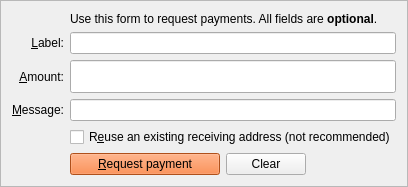
    <widget class="QFrame" name="frame2">
     <property name="sizePolicy">
      <sizepolicy hsizetype="Preferred" vsizetype="Expanding">
       <horstretch>0</horstretch>
       <verstretch>0</verstretch>
      </sizepolicy>
     </property>
     <property name="frameShape">
      <enum>QFrame::StyledPanel</enum>
     </property>
     <property name="frameShadow">
      <enum>QFrame::Sunken</enum>
     </property>
     <layout class="QVBoxLayout" name="verticalLayout_3">
      <item>
       <layout class="QGridLayout" name="gridLayout">
        <item row="7" column="2">
         <widget class="QCheckBox" name="reuseAddress">
          <property name="toolTip">
           <string>Reuse one of the previously used receiving addresses. Reusing addresses has security and privacy issues. Do not use this unless re-generating a payment request made before.</string>
          </property>
          <property name="text">
           <string>R&amp;euse an existing receiving address (not recommended)</string>
          </property>
         </widget>
        </item>
        <item row="7" column="0">
         <widget class="QLabel" name="label_4">
          <property name="text">
           <string/>
          </property>
         </widget>
        </item>
        <item row="6" column="0">
         <widget class="QLabel" name="label_3">
          <property name="toolTip">
           <string>An optional message to attach to the payment request, which will be displayed when the request is opened. Note: The message will not be sent with the payment over the UOU network.</string>
          </property>
          <property name="text">
           <string>&amp;Message:</string>
          </property>
          <property name="alignment">
           <set>Qt::AlignRight|Qt::AlignTrailing|Qt::AlignVCenter</set>
          </property>
          <property name="buddy">
           <cstring>reqMessage</cstring>
          </property>
         </widget>
        </item>
        <item row="4" column="2">
         <widget class="QLineEdit" name="reqLabel">
          <property name="toolTip">
           <string>An optional label to associate with the new receiving address.</string>
          </property>
         </widget>
        </item>
        <item row="6" column="2">
         <widget class="QLineEdit" name="reqMessage">
          <property name="toolTip">
           <string>An optional message to attach to the payment request, which will be displayed when the request is opened. Note: The message will not be sent with the payment over the UOU network.</string>
          </property>
         </widget>
        </item>
        <item row="2" column="2">
         <widget class="QLabel" name="label_5">
          <property name="text">
           <string>Use this form to request payments. All fields are &lt;b&gt;optional&lt;/b&gt;.</string>
          </property>
         </widget>
        </item>
        <item row="4" column="0">
         <widget class="QLabel" name="label_2">
          <property name="toolTip">
           <string>An optional label to associate with the new receiving address.</string>
          </property>
          <property name="text">
           <string>&amp;Label:</string>
          </property>
          <property name="alignment">
           <set>Qt::AlignRight|Qt::AlignTrailing|Qt::AlignVCenter</set>
          </property>
          <property name="buddy">
           <cstring>reqLabel</cstring>
          </property>
         </widget>
        </item>
        <item row="5" column="0">
         <widget class="QLabel" name="label">
          <property name="toolTip">
           <string>An optional amount to request. Leave this empty or zero to not request a specific amount.</string>
          </property>
          <property name="text">
           <string>&amp;Amount:</string>
          </property>
          <property name="alignment">
           <set>Qt::AlignRight|Qt::AlignTrailing|Qt::AlignVCenter</set>
          </property>
          <property name="buddy">
           <cstring>reqAmount</cstring>
          </property>
         </widget>
        </item>
        <item row="5" column="2">
         <widget class="BitcoinAmountField" name="reqAmount">
          <property name="minimumSize">
           <size>
            <width>80</width>
            <height>33</height>
           </size>
          </property>
          <property name="toolTip">
           <string>An optional amount to request. Leave this empty or zero to not request a specific amount.</string>
          </property>
         </widget>
        </item>
        <item row="8" column="2">
         <layout class="QHBoxLayout" name="horizontalLayout">
          <item>
           <widget class="QPushButton" name="receiveButton">
            <property name="minimumSize">
             <size>
              <width>150</width>
              <height>0</height>
             </size>
            </property>
            <property name="styleSheet">
             <string notr="true">background-color:#f57026;</string>
            </property>
            <property name="text">
             <string>&amp;Request payment</string>
            </property>
            <property name="icon">
             <iconset resource="../bitcoin.qrc">
              <normaloff>:/icons/tx_input</normaloff>:/icons/tx_input</iconset>
            </property>
           </widget>
          </item>
          <item>
           <widget class="QPushButton" name="clearButton">
            <property name="sizePolicy">
             <sizepolicy hsizetype="Minimum" vsizetype="Fixed">
              <horstretch>0</horstretch>
              <verstretch>0</verstretch>
             </sizepolicy>
            </property>
            <property name="toolTip">
             <string>Clear all fields of the form.</string>
            </property>
            <property name="text">
             <string>Clear</string>
            </property>
            <property name="icon">
             <iconset resource="../bitcoin.qrc">
              <normaloff>:/icons/remove</normaloff>:/icons/remove</iconset>
            </property>
            <property name="autoDefault">
             <bool>false</bool>
            </property>
           </widget>
          </item>
          <item>
           <spacer name="horizontalSpacer">
            <property name="orientation">
             <enum>Qt::Horizontal</enum>
            </property>
            <property name="sizeHint" stdset="0">
             <size>
              <width>40</width>
              <height>20</height>
             </size>
            </property>
           </spacer>
          </item>
         </layout>
        </item>
        <item row="8" column="0">
         <widget class="QLabel" name="label_7">
          <property name="text">
           <string/>
          </property>
         </widget>
        </item>
       </layout>
      </item>
     </layout>
    </widget>
